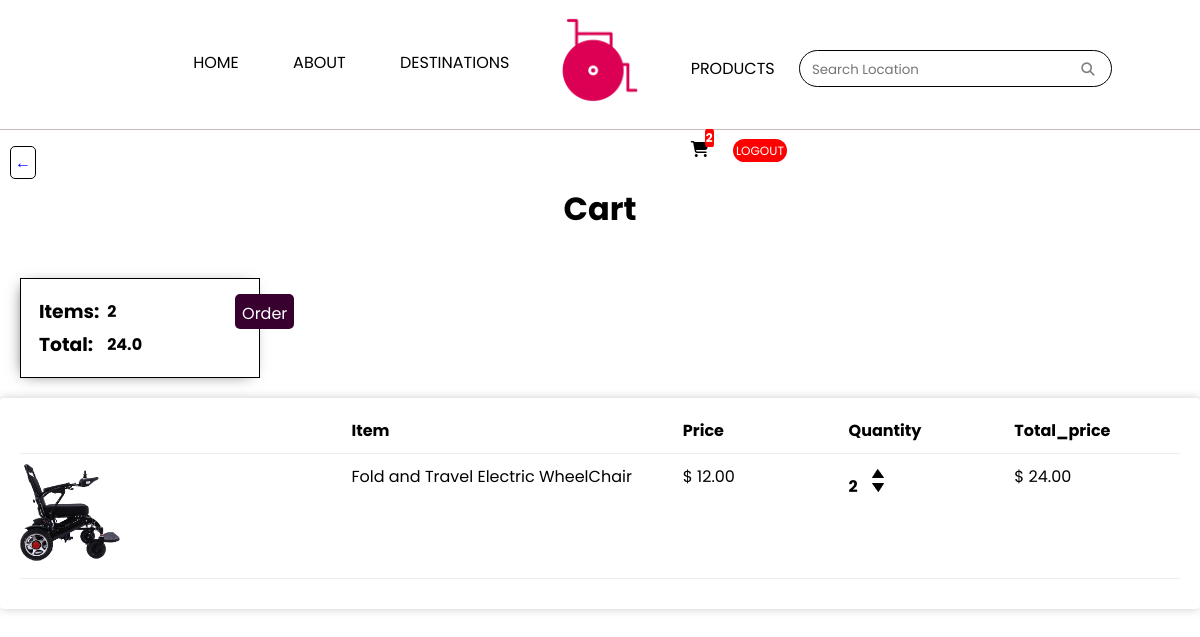
The app's page /cart/ (signed in) with its own data.
### stroll1/models.py (models this page shows, shortened)
class Order(models.Model):
    date_ordered = models.DateTimeField(auto_now_add=True, null=True)
    customer = models.ForeignKey(Customer, on_delete= models.SET_NULL, blank=True, null=True)
    complete = models.BooleanField(default=False, null=True, blank=True )
    transaction_id = models.CharField(max_length = 200, null=True)
    payment_method = models.CharField(max_length=20, choices = METHOD, default="Cash on delivery")
    payment_completed = models.BooleanField(default=False, null=True, blank=True)
    @property
    def get_cart_total(self):
        orderitems = self.orderitem_set.all()
        total = sum(orderitem.get_total for orderitem in orderitems)
        return total
    @property
    def get_cart_items_number(self):
        orderitems = self.orderitem_set.all()
        total = sum(orderitem.quantity for orderitem in orderitems)
        return total

class OrderItem(models.Model):
        product = models.ForeignKey(product, on_delete=models.CASCADE, null=True, blank=True)
        order = models.ForeignKey(Order, on_delete=models.CASCADE, null=True, blank=True)
        quantity = models.IntegerField(default=0, null=True, blank=True)
        date_added = models.DateTimeField(auto_now_add=True)
        @property
        def get_total(self):
            total = self.quantity * self.product.price
            return total

class product(models.Model):
        name = models.CharField(max_length = 200, null=True, blank=True)
        price = models.FloatField(max_length = 200, null=True, blank=True)
        image = models.ImageField(null=True, blank=True)
        featured = models.BooleanField(default=False, null=True, blank=True )
        @property
        def imageURL(self):
            try:
                url= self.image.url
            except:
                url = ''
            return url

### stroll1/views.py (the view)
# urls.py: path("cart/", views.cart, name="cart"),
def cart(request):
    if request.user.is_authenticated:
        customer = request.user.customer
        order, created = Order.objects.get_or_create(customer=customer, complete=False)
        items = order.orderitem_set.all()
        cartItems = order.get_cart_items_number
    else:
        items =[]
        order = {'get_cart_total':0, 'get_cart_items_number':0}
        cartItems = order['get_cart_items_number']
    context = {'items': items, 'order': order, 'cartItems': cartItems}
    return render(request, "cart.html", context,)

### Templates/cart.html (shortened to what this page needs)
{% extends 'base.html' %}
{% load static %}
{% block content %}
<div class="row">
    <div class="col-lg-12">
        <div class="back-button" style="padding: 10px;">
            <a class="btn btn-outline-danger" href="{% url 'home' %}" style="padding: 4px; border: 1px solid black; border-radius: 5px;">&#8592;</a>
        </div>
        <h1 style="text-align: center;">Cart</h1>
        <br>
        <div class="cart-info">
            <table>
                <tr>
                    <td><h3>Items:&nbsp;</h3></td>
                    <td><strong>{{order.get_cart_items_number}}</strong></td>
                </tr>
                <tr>
                    <td><h3>Total:&nbsp;</h3></td>
                    <td><strong>{{order.get_cart_total}}</strong></td>
                </tr>
            </table>
            <a style="margin-left: 90px; background-color: #37002f; color: white; padding: 7px; width: 60px; height: 35px; border-radius: 5px;" class = "btn btn-success" href="{% url 'viewPage' %}">Order</a>
        </div>
        <div class="box-element" style="padding: 20px;">
                <div class="cart-row">
                    <div style="flex: 2"></div>
                    <div style="flex: 2"><strong>Item</strong></div>
                    <div style="flex: 1"><strong>Price</strong></div>
                    <div style="flex: 1"><strong>Quantity</strong></div>
                    <div style="flex: 1"><strong>Total_price</strong></div>
                </div>
                {% for item in items %}
                <div class="cart-row">
					<div style="flex:2"><img class="row-image" src="{{item.product.imageURL}}"></div>
					<div style="flex:2"><p>{{item.product.name}}</p></div>
					<div style="flex:1"><p>$&nbsp;{{item.product.price|floatformat:2}}</p></div>
					<div style="flex:1">
						<p class="quantity">{{item.quantity}}</p>
						<div class="quantity">
							<img aria-label="add product" data-product="{{item.product.id}}" data-action = "add" class="chg-quantity update-cart" src="{% static  'images/arrowup.png' %}">
							<img aria-label="remove product" data-product="{{item.product.id}}" data-action = "remove" class="chg-quantity update-cart" src="{% static  'images/arrowdown.png' %}">
						</div>
					</div>
					<div style="flex:1"><p>$&nbsp;{{item.get_total|floatformat:2}}</p></div>
				</div>
                {% endfor %}
        </div>
    </div>
</div>
{% endblock %}

### static/css/style.css (style rules this page uses)
* { margin: 0; box-sizing: border-box; font-family: 'Poppins', sans-serif; scroll-behavior: smooth; }
a { text-decoration: none; }
.box-element { box-shadow:hsl(0, 0%, 80%) 0 0 10px; background-color: #fff; border-radius: 4px; padding: 10px; }
.col-lg-4, .col-lg-6, .col-lg-8, .col-lg-12 { margin-top: 10px; }
.btn { border-radius: 0; }
.row-image { width: 100px; }
.cart-row { display: flex; align-items: flex-stretch; padding-bottom: 10px; margin-bottom: 10px; border-bottom: 1px solid #ececec; }
.quantity { display: inline-block; font-weight: 700; padding-right:10px; }
.chg-quantity { width: 12px; cursor: pointer; display: block; margin-top: 5px; transition:.1s; }
.cart-info { margin: 20px; padding: 15px; border: 1px solid black; width: 20%; box-shadow: -3px 2px 15px -7px rgba(0,0,0,0.75); display: flex; }

### records on screen
Order: get_cart_items_number "2", get_cart_total "24.0"
OrderItem: product.imageURL (picture), product.name "Fold and Travel Electric WheelChair", product.price "12.00", quantity "2", get_total "24.00"

### other values on screen
{{ cartItems }} "2"
